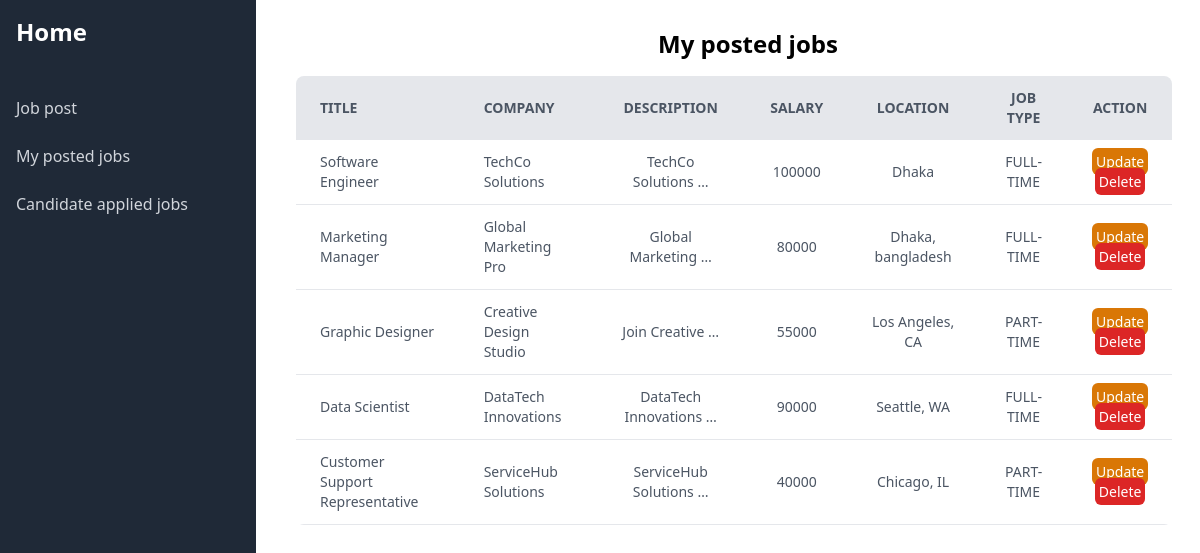
/posted_job/ (signed in), run on the app's committed database.
### dashboard/models.py (models this page shows, shortened)
class JobPostModel(models.Model):
    user = models.ForeignKey(User, on_delete=models.CASCADE)
    title = models.CharField(max_length=50)
    company = models.CharField(max_length=50, unique=True)
    location = models.CharField(max_length=50)
    job_type = models.CharField(choices=JOB_TYPE, max_length=50)
    salary = models.IntegerField()
    description = models.TextField(max_length=100)
    publish_date = models.DateTimeField(auto_now_add=True)

### dashboard/views.py (the view)
# urls.py: path('posted_job/', views.posted_job, name='posted_job'),
def posted_job(request):
    jobs = JobPostModel.objects.filter(user = request.user)
    return render(request, 'dashboard/posted_jobs.html', {'data': jobs})

### accounts/context_processors.py (called while the page is built)
def register_info(request):
    if not isinstance(request.user, AnonymousUser):
        try:
            register_info = RegisterInfoModel.objects.get(user=request.user)
        except RegisterInfoModel.DoesNotExist:
            register_info = None
        return {'register_info': register_info}
    else:
        return {'register_info': None}

### price_plan/context_processors.py (called while the page is built)
def payment_info(request):
    try:
        payment_info = PricePlanModel.objects.get(user = request.user)
    except:
        payment_info = None
    return {'payment_info': payment_info}

### dashboard/templates/dashboard/posted_jobs.html (shortened to what this page needs)
{% extends "dashboard/base.html" %}
{% block content %}
<div class="ml-10 mt-7">
  <h3 class="font-bold text-2xl text-center">My posted jobs</h3>
  <div class="container pr-7 mt-4">
    <table class="min-w-full bg-white rounded-lg overflow-hidden">
      <thead class="bg-gray-200 uppercase text-sm text-gray-600">
        <tr>
          <th class="py-3 px-6 text-left">Title</th>
          <th class="py-3 px-6 text-left">Company</th>
          <th class="py-3 px-6">Description</th>
          <th class="py-3 px-6 text-center">Salary</th>
          <th class="py-3 px-6 text-center">Location</th>
          <th class="py-3 px-6 text-center">Job type</th>
          <th class="py-3 px-6 text-center">Action</th>
        </tr>
      </thead>
      <tbody class="text-gray-600 text-sm font-light">
        {% for item in data %}
        <tr class="border-b border-gray-200 hover:bg-gray-100">
          <td class="py-3 px-6 text-left">{{item.title}}</td>
          <td class="py-3 px-6 text-left">{{item.company}}</td>
          <td class="py-3 px-6 text-center">
            {{item.description|truncatewords:2}}
          </td>
          <td class="py-3 px-6 text-center">{{item.salary}}</td>
          <td class="py-3 px-6 text-center">{{item.location}}</td>
          <td class="py-3 px-6 text-center">{{item.job_type}}</td>
          <td class="text-center">
            <a href="{% url 'update_post' pk=item.id %}" class="text-white bg-amber-600 rounded-md p-1">Update</a>
            <a href="{% url 'delete_post' item.id %}" class="text-white bg-red-600 rounded-md p-1">Delete</a>
          </td>
        </tr>
        {% endfor %}
      </tbody>
    </table>
  </div>
</div>
{% endblock content %}

### data on the page
JobPostModel: title "Software Engineer", company "TechCo Solutions", description "TechCo Solutions …", salary "100000", location "Dhaka", job_type "FULL-TIME"
JobPostModel: title "Marketing Manager", company "Global Marketing Pro", description "Global Marketing …", salary "80000", location "Dhaka, bangladesh", job_type "FULL-TIME"
JobPostModel: title "Graphic Designer", company "Creative Design Studio", description "Join Creative …", salary "55000", location "Los Angeles, CA", job_type "PART-TIME"
JobPostModel: title "Data Scientist", company "DataTech Innovations", description "DataTech Innovations …", salary "90000", location "Seattle, WA", job_type "FULL-TIME"
JobPostModel: title "Customer Support Representative", company "ServiceHub Solutions", description "ServiceHub Solutions …", salary "40000", location "Chicago, IL", job_type "PART-TIME"
